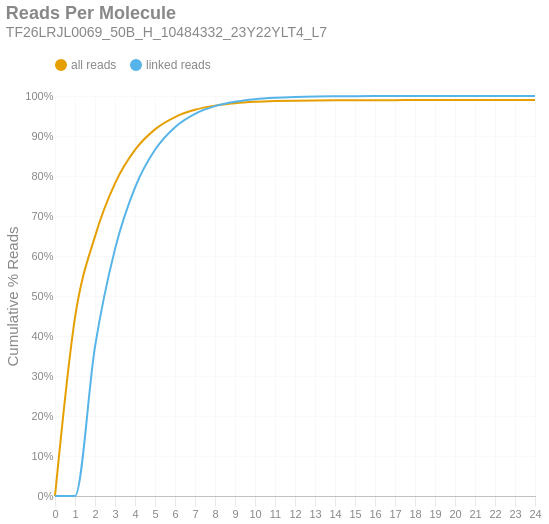

Notebook code cell kept with this figure:
### Markdown cell above
### Reads per Molecule
This chart shows the cumulative distribution of the number of reads per linked molecule. That is, how many alignments are associated with a unique molecule. This excludes the number of reads associated with invalid or absent linked-read barcodes. The `linked` histogram is the percentages recalculated when disregarding singletons.

### Code cell
if SKIPLR:
    print_html(f"Skipped")
else:
    counts = np.bincount(valids['reads'].cast(pl.Int64).to_numpy())
    weighted = counts * np.arange(len(counts))
    all_perc = weighted / n_reads
    linked_perc = weighted / n_linked_reads
    linked_perc[1] = 0
    binned_df = pl.DataFrame({
        'readsper': list(range(len(counts))),
        'all reads (cumsum)': np.cumsum(all_perc).tolist(),
        'linked reads (cumsum)': np.cumsum(linked_perc).tolist(),
    })

    with SafeRender(binned_df):
        (
            density_plot(binned_df, 'Reads Per Molecule', samplename, 'readspmol')
            .encode(
                x=alt.X('readsper:O', title=None).axis(labelAngle=0).scale(padding=0),
                y=alt.Y('value:Q', title='Cumulative % Reads').axis(format='%').stack(False),
                color=alt.Color("key:N").scale(domain=["all reads", "linked reads"]),
                tooltip=[
                    alt.Tooltip("key:N", title="Data Type"),
                    alt.Tooltip("readsper:O", title="Reads Per Molecule"),
                    alt.Tooltip("value:Q", format=".2%", title="% Reads (Cum.)")
                ]            
            )
        ).display()

### Figure 1 — Vega-Lite specification as saved in the notebook (floating-point values rounded to 4 significant figures)
{"width": "container", "height": 400, "config": {"title": {"anchor": "start", "dy": -15, "fontSize": 18, "color": "#888888", "subtitleColor": "#888888", "subtitleFontSize": 14}, "arc": {"fill": "#0072B2"}, "axis": {"domainColor": "#888888", "domainWidth": 0.5, "gridWidth": 0.2, "grid": false, "titleFontWeight": 400, "titleFontSize": 15, "labelFontSize": 11, "labelColor": "#888888", "tickColor": "#888888", "tickWidth": 0.2, "titleColor": "#888888"}, "axisBand": {"grid": false}, "axisX": {"grid": true, "tickSize": 10, "domainCap": "round"}, "axisY": {"domain": false, "grid": true, "tickSize": 0, "domainCap": "round"}, "background": "transparent", "header": {"labelFontSize": 15, "labelColor": "#888888", "titleFontSize": 15, "titleFontWeight": 600, "titleColor": "#888888"}, "legend": {"labelFont": "sans-serif", "labelFontSize": 12, "labelColor": "#888888", "symbolSize": 100, "symbolType": "circle", "titleFontSize": 12, "titlePadding": 10, "titleColor": "#888888", "title": null, "orient": "top"}, "range": {"category": ["#E69F00", "#56B4E9", "#009E73", "#F0E442", "#0072B2", "#D55E00", "#CC79A7", "#000000"], "diverging": ["#cfe8f3", "#a2d4ec", "#73bfe2", "#46abdb", "#1696d2", "#12719e"]}, "area": {"fill": "#0072B2", "fillOpacity": 0.7, "line": true, "strokeOpacity": 0.7}, "line": {"color": "#0072B2", "stroke": "#0072B2", "strokeWidth": 2}, "trail": {"color": "#0072B2", "stroke": "#0072B2", "strokeWidth": 0, "size": 1}, "point": {"filled": true, "fillOpacity": 1.0, "size": 95}, "text": {"color": "#888888", "fontSize": 11, "align": "right", "fontWeight": 400, "size": 11}, "bar": {"fill": "#0072B2", "stroke": null}, "view": {"stroke": null, "continuousWidth": 660, "continuousHeight": 400}}, "data": {"name": "data-b327afede4712ecbdd06e1d1c9926faf"}, "mark": {"type": "line", "interpolate": "monotone", "point": {"opacity": 0, "size": 275}}, "encoding": {"color": {"field": "key", "scale": {"domain": ["all reads", "linked reads"]}, "type": "nominal"}, "tooltip": [{"field": "key", "title": "Data Type", "type": "nominal"}, {"field": "readsper", "title": "Reads Per Molecule", "type": "ordinal"}, {"field": "value", "format": ".2%", "title": "% Reads (Cum.)", "type": "quantitative"}], "x": {"axis": {"labelAngle": 0}, "field": "readsper", "scale": {"padding": 0}, "title": null, "type": "ordinal"}, "y": {"axis": {"format": "%"}, "field": "value", "stack": false, "title": "Cumulative % Reads", "type": "quantitative"}}, "params": [{"name": "param_c36ac31b6afebe62", "select": {"type": "point", "fields": ["key"]}, "bind": "legend"}], "title": {"text": "Reads Per Molecule", "subtitle": "TF26LRJL0069_50B_H_10484332_23Y22YLT4_L7"}, "transform": [{"fold": ["all reads (cumsum)", "linked reads (cumsum)"]}, {"calculate": "replace(datum.key, ' (cumsum)', '')", "as": "key"}, {"filter": {"param": "param_c36ac31b6afebe62"}}], "usermeta": {"embedOptions": {"downloadFileName": "TF26LRJL0069_50B_H_10484332_23Y22YLT4_L7.readspmol"}}, "$schema": "https://vega.github.io/schema/vega-lite/v6.4.1.json", "datasets": {"data-b327afede4712ecbdd06e1d1c9926faf": [{"readsper": 0, "all reads (cumsum)": 0.0, "linked reads (cumsum)": 0.0}, {"readsper": 1, "all reads (cumsum)": 0.4461, "linked reads (cumsum)": 0.0}, {"readsper": 2, "all reads (cumsum)": 0.649, "linked reads (cumsum)": 0.3732}, {"readsper": 3, "all reads (cumsum)": 0.7816, "linked reads (cumsum)": 0.6172}, {"readsper": 4, "all reads (cumsum)": 0.8653, "linked reads (cumsum)": 0.771}, {"readsper": 5, "all reads (cumsum)": 0.9166, "linked reads (cumsum)": 0.8655}, {"readsper": 6, "all reads (cumsum)": 0.9474, "linked reads (cumsum)": 0.922}, {"readsper": 7, "all reads (cumsum)": 0.9655, "linked reads (cumsum)": 0.9553}, {"readsper": 8, "all reads (cumsum)": 0.9759, "linked reads (cumsum)": 0.9746}, {"readsper": 9, "all reads (cumsum)": 0.982, "linked reads (cumsum)": 0.9857}, {"readsper": 10, "all reads (cumsum)": 0.9854, "linked reads (cumsum)": 0.9921}, {"readsper": 11, "all reads (cumsum)": 0.9873, "linked reads (cumsum)": 0.9956}, {"readsper": 12, "all reads (cumsum)": 0.9884, "linked reads (cumsum)": 0.9975}, {"readsper": 13, "all reads (cumsum)": 0.989, "linked reads (cumsum)": 0.9986}, {"readsper": 14, "all reads (cumsum)": 0.9893, "linked reads (cumsum)": 0.9992}, {"readsper": 15, "all reads (cumsum)": 0.9895, "linked reads (cumsum)": 0.9996}, {"readsper": 16, "all reads (cumsum)": 0.9896, "linked reads (cumsum)": 0.9997}, {"readsper": 17, "all reads (cumsum)": 0.9897, "linked reads (cumsum)": 0.9999}, {"readsper": 18, "all reads (cumsum)": 0.9897, "linked reads (cumsum)": 0.9999}, {"readsper": 19, "all reads (cumsum)": 0.9897, "linked reads (cumsum)": 1.0}, {"readsper": 20, "all reads (cumsum)": 0.9897, "linked reads (cumsum)": 1.0}, {"readsper": 21, "all reads (cumsum)": 0.9897, "linked reads (cumsum)": 1.0}, {"readsper": 22, "all reads (cumsum)": 0.9897, "linked reads (cumsum)": 1.0}, {"readsper": 23, "all reads (cumsum)": 0.9897, "linked reads (cumsum)": 1.0}, {"readsper": 24, "all reads (cumsum)": 0.9897, "linked reads (cumsum)": 1.0}]}}
